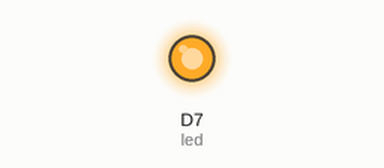
Simulated run of this sketch. Board: ESP8266 (NodeMCU). Parts: output pins drawn as LEDs (lit = HIGH).

Above: at 0.2 s.
At 18.5 s:
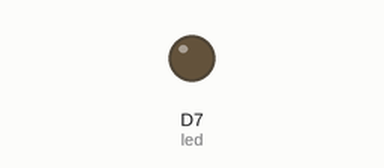
Timing chart, 0 to 28.0 s (numbered marks = the images above):
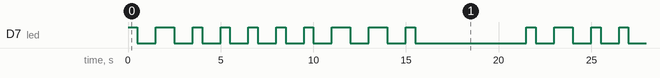

Measured:
- by itself, D7 (led): repeats every 21.5 s: LOW 1.0 s, HIGH 1.0 s, 5 × (LOW 1.0 s, HIGH 0.50 s), 2 × (LOW 1.0 s, HIGH 1.0 s), LOW 1.0 s, HIGH 0.50 s, LOW 6.0 s, HIGH 0.50 s
- by itself, everything shown: repeats every 21.5 s, in 20 steps

The sketch:

blink-an-led.ino
```cpp
// ------------
// Blink an LED
// ------------


int led = D7; // assign D7 as led

void setup() {

  pinMode(led, OUTPUT);
}

void dot()
{
  digitalWrite(led, HIGH);   // turn the LED on (HIGH is the voltage level)
  delay(500);                       // wait for half a second
  digitalWrite(led, LOW);    // turn the LED off by making the voltage LOW
  delay(1000);                     // wait for a second
}
void dash()
{
  digitalWrite(led, HIGH);   // turn the LED on (HIGH is the voltage level)
  delay(1000);                       // wait for  a second
  digitalWrite(led, LOW);    // turn the LED off by making the voltage LOW
  delay(1000);                     // wait for a second
}

void LetterE() // letter E morse code function
{
  dot();
}
void LetterT() // letter T morse code function
{
  dash();
}
void LetterH() // letter H morse code function
{
    for (int i = 0; i < 4; i++) {
        dot();
    }
}
void LetterA() // letter A morse code function
{
  dot();
  dash();
}
void LetterN() // letter N morse code function
{
  dash();
  dot();
}

void loop() {
  LetterE(); //calls LetterE function
  LetterT(); //calls LetterT function
  LetterH(); //calls LetterH function
  LetterA(); //calls LetterA function
  LetterN(); //calls LetterN function
  delay(5000); // 5 second wait at end of name
}
```
